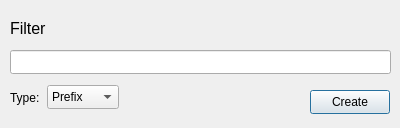
<?xml version="1.0" encoding="UTF-8"?>
<ui version="4.0">
 <class>filtercreate</class>
 <widget class="QDialog" name="filtercreate">
  <property name="geometry">
   <rect>
    <x>0</x>
    <y>0</y>
    <width>400</width>
    <height>128</height>
   </rect>
  </property>
  <property name="windowTitle">
   <string>Dialog</string>
  </property>
  <widget class="QLineEdit" name="lineEdit">
   <property name="geometry">
    <rect>
     <x>10</x>
     <y>50</y>
     <width>381</width>
     <height>24</height>
    </rect>
   </property>
  </widget>
  <widget class="QPushButton" name="pushButton">
   <property name="geometry">
    <rect>
     <x>310</x>
     <y>90</y>
     <width>80</width>
     <height>24</height>
    </rect>
   </property>
   <property name="text">
    <string>Create</string>
   </property>
  </widget>
  <widget class="QLabel" name="label">
   <property name="geometry">
    <rect>
     <x>10</x>
     <y>20</y>
     <width>49</width>
     <height>16</height>
    </rect>
   </property>
   <property name="font">
    <font>
     <pointsize>12</pointsize>
    </font>
   </property>
   <property name="text">
    <string>Filter</string>
   </property>
  </widget>
  <widget class="QLabel" name="label_2">
   <property name="geometry">
    <rect>
     <x>10</x>
     <y>90</y>
     <width>49</width>
     <height>16</height>
    </rect>
   </property>
   <property name="text">
    <string>Type:</string>
   </property>
  </widget>
  <widget class="QComboBox" name="comboBox">
   <property name="geometry">
    <rect>
     <x>47</x>
     <y>85</y>
     <width>72</width>
     <height>24</height>
    </rect>
   </property>
   <item>
    <property name="text">
     <string>Prefix</string>
    </property>
   </item>
   <item>
    <property name="text">
     <string>Suffix</string>
    </property>
   </item>
   <item>
    <property name="text">
     <string>Containing</string>
    </property>
   </item>
   <item>
    <property name="text">
     <string>Extension</string>
    </property>
   </item>
  </widget>
 </widget>
 <resources/>
 <connections/>
</ui>
